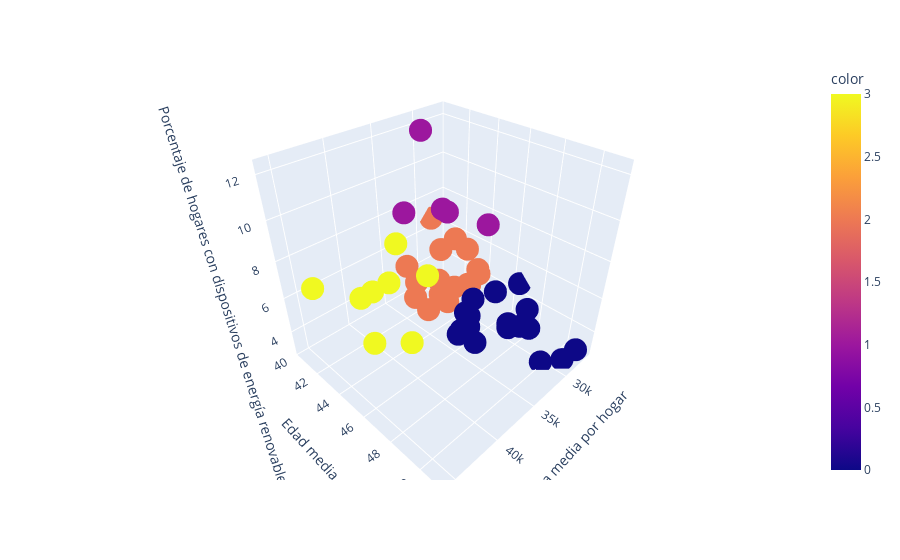

Here is the notebook cell this chart was saved with:
### Markdown cell above
Entrenamos el modelo y vemos los resultados.

### Code cell
k = 4 # grupos

# Se entrena el modelo
kmeans = KMeans(n_clusters=k, init='k-means++', max_iter=300, n_init=10, random_state=0)
kmeans.fit(datanorm)

fig = px.scatter_3d(h1_df, x='Renta media por hogar', y='Edad media', 
                    z='Porcentaje de hogares con dispositivos de energía renovable', color = kmeans.labels_)
fig.show()

### Figure 1 — Plotly figure (JSON) as saved in the notebook; plotly's stock layout.template omitted (floating-point values rounded to 4 significant figures)
{"data": [{"hovertemplate": "Renta media por hogar=%{x}<br>Edad media=%{y}<br>Porcentaje de hogares con dispositivos de energía renovable=%{z}<br>color=%{marker.color}<extra></extra>", "legendgroup": "", "marker": {"color": [2, 2, 2, 1, 0, 2, 3, 3, 0, 0, 2, 2, 0, 0, 0, 1, 2, 3, 3, 2, 3, 1, 2, 2, 0, 2, 0, 3, 2, 2, 3, 0, 0, 0, 2, 0, 0, 1, 1, 2, 0, 2, 2, 0, 0, 3, 0], "coloraxis": "coloraxis", "symbol": "circle"}, "mode": "markers", "name": "", "scene": "scene", "showlegend": false, "type": "scatter3d", "x": [30908, 28965, 28442, 38586, 33242, 27243, 41594, 40694, 34530, 34461, 32694, 29290, 34683, 29064, 26529, 30055, 29082, 43392, 37444, 29113, 35509, 29133, 34901, 27429, 31392, 35640, 30709, 45726, 32743, 30644, 40760, 29073, 32105, 33230, 33314, 30435, 33362, 31899, 33830, 34872, 32889, 30626, 34198, 34708, 27928, 36098, 28227], "y": [43.68, 43.77, 40.32, 44.57, 48.68, 43.78, 42.89, 46.1, 46.69, 45.91, 43.51, 44.07, 47.24, 45.92, 46.53, 42.21, 43.69, 45.15, 42.24, 42.75, 41.7, 42.1, 45.26, 43.77, 49.25, 43.24, 49.99, 42.53, 40.7, 42.42, 43.27, 50.73, 48.2, 46.05, 44.46, 48.31, 45.85, 41.71, 47.28, 42.88, 46.11, 42.22, 43.4, 46.25, 51.07, 44.53, 47.87], "z": [4.314, 4.036, 6.714, 10.45, 5.031, 4.285, 6.148, 5.067, 5.041, 3.45, 4.248, 4.234, 3.764, 4.593, 4.727, 8.209, 6.24, 5.353, 5.622, 6.499, 7.193, 7.828, 5.696, 4.61, 4.735, 4.726, 2.821, 7.619, 4.775, 6.058, 6.465, 2.865, 4.657, 3.623, 4.419, 4.042, 4.452, 12.3, 9.922, 5.281, 5.284, 4.016, 3.618, 3.979, 3.324, 6.737, 4.21]}], "layout": {"coloraxis": {"colorbar": {"title": {"text": "color"}}, "colorscale": [[0, "#0d0887"], [0.1111, "#46039f"], [0.2222, "#7201a8"], [0.3333, "#9c179e"], [0.4444, "#bd3786"], [0.5556, "#d8576b"], [0.6667, "#ed7953"], [0.7778, "#fb9f3a"], [0.8889, "#fdca26"], [1, "#f0f921"]]}, "legend": {"tracegroupgap": 0}, "margin": {"t": 60}, "scene": {"domain": {"x": [0, 1], "y": [0, 1]}, "xaxis": {"title": {"text": "Renta media por hogar"}}, "yaxis": {"title": {"text": "Edad media"}}, "zaxis": {"title": {"text": "Porcentaje de hogares con dispositivos de energía renovable"}}}}}
